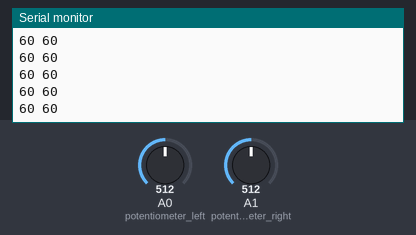
Bench run of a sketch on a simulated Arduino Uno, built with avr-gcc and run on an emulated ATmega328P. Shown: the last lines printed to the serial monitor. The inputs (shaded band) are chosen by the test bench; at power-on: A0 (potentiometer_left) = 512, A1 (potentiometer_right) = 512.

Above: at 1.2 s.
1.3 s: A0 (potentiometer_left) set to 843
At 1.9 s:
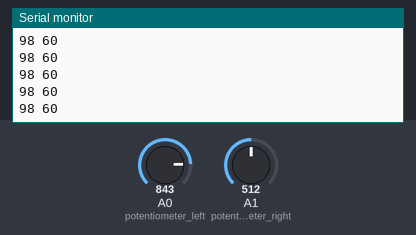
2.8 s: A0 (potentiometer_left) set to 871
At 3.5 s:
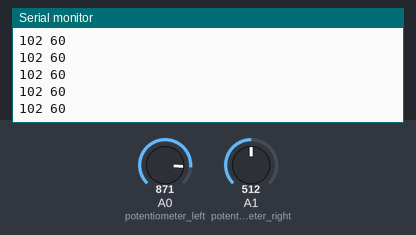
Timing chart, 0 to 5.8 s (numbered marks = the images above; inputs shaded):
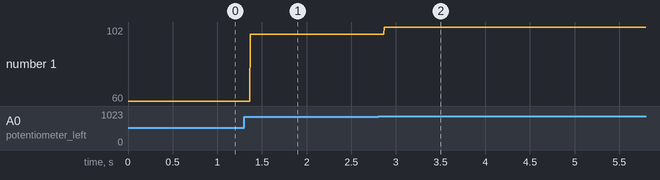

Measured:
- after the input at 1.3 s, the serial monitor: prints a new line after 0.07 s (image 1)
- after the input at 2.8 s, the serial monitor: prints a new line after 0.07 s (image 2)
- plotted number 1: 60 → 98 after the input at 1.3 s, 98 → 102 after the input at 2.8 s

The sketch:

PID_ESC_Controller.ino
```cpp
#include <Servo.h>

/*
// Motor - ESC Control Pins
const int esc_left = 9;
const int esc_right = 10;
*/

// Potentiometer - Analog Read Pins
const int potentiometer_left = A0;
const int potentiometer_right = A1;

// Min & Max Speed
const int min_speed = 0;
const int max_speed = 120;

/*
// ESC - Motor Controller Class Objects
Servo ESC1;
Servo ESC2;
*/

void setup() {
  /*
  ESC1.attach(esc_left,1000,2000);
  ESC2.attach(esc_right,1000,2000);
  */
  Serial.begin(9600);
}

void loop() {
  // Define Potentiometer Read variables
  int read_right;
  int read_left;

  // Reading Potentiometer Values
  read_right = analogRead(potentiometer_right);
  read_left = analogRead(potentiometer_left);

  // Mapping Read Values to ESC Compatible Inputs
  read_right = map(read_right, 0,1023,min_speed,max_speed);
  read_left = map(read_left, 0,1023,min_speed,max_speed);

  // Printing Values for Verification
  Serial.print(read_left);
  Serial.print(" ");
  Serial.println(read_right);

  /*
  // Sending ESC Command (from min_speed to max_speed) to control Motor Speed
  if (read_right >= min_speed && read_right <= max_speed){
    ESC1.write(read_right);
  }
  if (read_left >= min_speed && read_left <= max_speed){
    ESC2.write(read_left);
  }
  */
}
```
